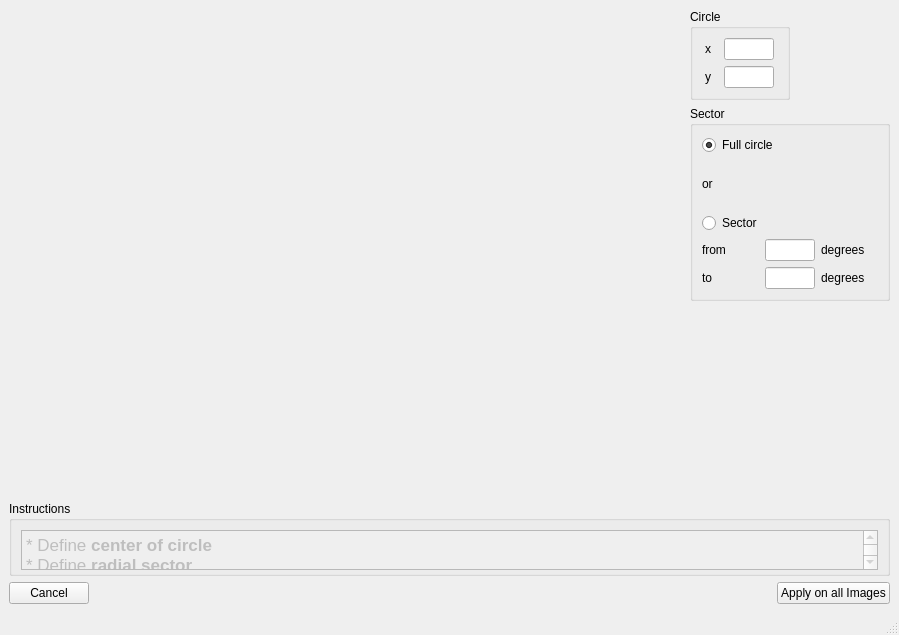
<?xml version="1.0" encoding="UTF-8"?>
<ui version="4.0">
 <class>MainWindow</class>
 <widget class="QMainWindow" name="MainWindow">
  <property name="geometry">
   <rect>
    <x>0</x>
    <y>0</y>
    <width>899</width>
    <height>635</height>
   </rect>
  </property>
  <property name="windowTitle">
   <string>MainWindow</string>
  </property>
  <widget class="QWidget" name="centralwidget">
   <layout class="QVBoxLayout" name="verticalLayout_4">
    <item>
     <layout class="QHBoxLayout" name="horizontalLayout_2">
      <item>
       <widget class="QWidget" name="widget" native="true">
        <property name="sizePolicy">
         <sizepolicy hsizetype="Expanding" vsizetype="Expanding">
          <horstretch>0</horstretch>
          <verstretch>0</verstretch>
         </sizepolicy>
        </property>
       </widget>
      </item>
      <item>
       <layout class="QVBoxLayout" name="verticalLayout_3">
        <item>
         <widget class="QGroupBox" name="groupBox_2">
          <property name="sizePolicy">
           <sizepolicy hsizetype="MinimumExpanding" vsizetype="Preferred">
            <horstretch>0</horstretch>
            <verstretch>0</verstretch>
           </sizepolicy>
          </property>
          <property name="maximumSize">
           <size>
            <width>100</width>
            <height>16777215</height>
           </size>
          </property>
          <property name="title">
           <string>Circle</string>
          </property>
          <layout class="QGridLayout" name="gridLayout">
           <item row="0" column="0">
            <widget class="QLabel" name="label">
             <property name="maximumSize">
              <size>
               <width>10</width>
               <height>16777215</height>
              </size>
             </property>
             <property name="text">
              <string>x</string>
             </property>
            </widget>
           </item>
           <item row="0" column="1">
            <widget class="QLineEdit" name="circle_x">
             <property name="maximumSize">
              <size>
               <width>50</width>
               <height>16777215</height>
              </size>
             </property>
            </widget>
           </item>
           <item row="1" column="0">
            <widget class="QLabel" name="label_2">
             <property name="text">
              <string>y</string>
             </property>
            </widget>
           </item>
           <item row="1" column="1">
            <widget class="QLineEdit" name="circle_y">
             <property name="maximumSize">
              <size>
               <width>50</width>
               <height>16777215</height>
              </size>
             </property>
            </widget>
           </item>
          </layout>
         </widget>
        </item>
        <item>
         <widget class="QGroupBox" name="groupBox_3">
          <property name="sizePolicy">
           <sizepolicy hsizetype="MinimumExpanding" vsizetype="MinimumExpanding">
            <horstretch>0</horstretch>
            <verstretch>0</verstretch>
           </sizepolicy>
          </property>
          <property name="maximumSize">
           <size>
            <width>200</width>
            <height>16777215</height>
           </size>
          </property>
          <property name="title">
           <string>Sector</string>
          </property>
          <layout class="QVBoxLayout" name="verticalLayout_2">
           <item>
            <widget class="QRadioButton" name="sector_full_circle">
             <property name="text">
              <string>Full circle</string>
             </property>
             <property name="checked">
              <bool>true</bool>
             </property>
            </widget>
           </item>
           <item>
            <widget class="QLabel" name="label_3">
             <property name="text">
              <string>or</string>
             </property>
            </widget>
           </item>
           <item>
            <widget class="QRadioButton" name="sector_sector">
             <property name="text">
              <string>Sector</string>
             </property>
            </widget>
           </item>
           <item>
            <layout class="QGridLayout" name="gridLayout_2">
             <item row="0" column="0">
              <widget class="QLabel" name="sector_from_label">
               <property name="text">
                <string>from</string>
               </property>
              </widget>
             </item>
             <item row="0" column="1">
              <widget class="QLineEdit" name="sector_from_value">
               <property name="maximumSize">
                <size>
                 <width>50</width>
                 <height>16777215</height>
                </size>
               </property>
              </widget>
             </item>
             <item row="0" column="2">
              <widget class="QLabel" name="sector_from_units">
               <property name="text">
                <string>degrees</string>
               </property>
              </widget>
             </item>
             <item row="1" column="0">
              <widget class="QLabel" name="sector_to_label">
               <property name="text">
                <string>to</string>
               </property>
              </widget>
             </item>
             <item row="1" column="1">
              <widget class="QLineEdit" name="sector_to_value">
               <property name="maximumSize">
                <size>
                 <width>50</width>
                 <height>16777215</height>
                </size>
               </property>
              </widget>
             </item>
             <item row="1" column="2">
              <widget class="QLabel" name="sector_to_units">
               <property name="text">
                <string>degrees</string>
               </property>
              </widget>
             </item>
            </layout>
           </item>
          </layout>
         </widget>
        </item>
        <item>
         <spacer name="verticalSpacer">
          <property name="orientation">
           <enum>Qt::Vertical</enum>
          </property>
          <property name="sizeHint" stdset="0">
           <size>
            <width>20</width>
            <height>40</height>
           </size>
          </property>
         </spacer>
        </item>
       </layout>
      </item>
     </layout>
    </item>
    <item>
     <widget class="QGroupBox" name="groupBox">
      <property name="sizePolicy">
       <sizepolicy hsizetype="Minimum" vsizetype="Preferred">
        <horstretch>0</horstretch>
        <verstretch>0</verstretch>
       </sizepolicy>
      </property>
      <property name="minimumSize">
       <size>
        <width>0</width>
        <height>60</height>
       </size>
      </property>
      <property name="maximumSize">
       <size>
        <width>16777215</width>
        <height>75</height>
       </size>
      </property>
      <property name="title">
       <string>Instructions</string>
      </property>
      <layout class="QVBoxLayout" name="verticalLayout">
       <item>
        <widget class="QTextBrowser" name="textBrowser">
         <property name="enabled">
          <bool>false</bool>
         </property>
         <property name="sizePolicy">
          <sizepolicy hsizetype="Minimum" vsizetype="Expanding">
           <horstretch>0</horstretch>
           <verstretch>0</verstretch>
          </sizepolicy>
         </property>
         <property name="minimumSize">
          <size>
           <width>0</width>
           <height>40</height>
          </size>
         </property>
         <property name="maximumSize">
          <size>
           <width>16777215</width>
           <height>40</height>
          </size>
         </property>
         <property name="html">
          <string>&lt;!DOCTYPE HTML PUBLIC &quot;-//W3C//DTD HTML 4.0//EN&quot; &quot;http://www.w3.org/TR/REC-html40/strict.dtd&quot;&gt;
&lt;html&gt;&lt;head&gt;&lt;meta name=&quot;qrichtext&quot; content=&quot;1&quot; /&gt;&lt;style type=&quot;text/css&quot;&gt;
p, li { white-space: pre-wrap; }
&lt;/style&gt;&lt;/head&gt;&lt;body style=&quot; font-family:'.SF NS Text'; font-size:13pt; font-weight:400; font-style:normal;&quot;&gt;
&lt;p style=&quot; margin-top:0px; margin-bottom:0px; margin-left:0px; margin-right:0px; -qt-block-indent:0; text-indent:0px;&quot;&gt;* Define &lt;span style=&quot; font-weight:600;&quot;&gt;center of circle&lt;/span&gt;&lt;/p&gt;
&lt;p style=&quot; margin-top:0px; margin-bottom:0px; margin-left:0px; margin-right:0px; -qt-block-indent:0; text-indent:0px;&quot;&gt;* Define &lt;span style=&quot; font-weight:600;&quot;&gt;radial sector&lt;/span&gt;&lt;/p&gt;&lt;/body&gt;&lt;/html&gt;</string>
         </property>
        </widget>
       </item>
      </layout>
     </widget>
    </item>
    <item>
     <layout class="QHBoxLayout" name="horizontalLayout">
      <item>
       <widget class="QPushButton" name="cancel_button">
        <property name="text">
         <string>Cancel</string>
        </property>
       </widget>
      </item>
      <item>
       <spacer name="horizontalSpacer">
        <property name="orientation">
         <enum>Qt::Horizontal</enum>
        </property>
        <property name="sizeHint" stdset="0">
         <size>
          <width>40</width>
          <height>20</height>
         </size>
        </property>
       </spacer>
      </item>
      <item>
       <widget class="QPushButton" name="apply_button">
        <property name="text">
         <string>Apply on all Images</string>
        </property>
       </widget>
      </item>
     </layout>
    </item>
   </layout>
  </widget>
  <widget class="QMenuBar" name="menubar">
   <property name="geometry">
    <rect>
     <x>0</x>
     <y>0</y>
     <width>899</width>
     <height>22</height>
    </rect>
   </property>
  </widget>
  <widget class="QStatusBar" name="statusbar"/>
 </widget>
 <resources/>
 <connections>
  <connection>
   <sender>cancel_button</sender>
   <signal>clicked()</signal>
   <receiver>MainWindow</receiver>
   <slot>cancel_clicked()</slot>
   <hints>
    <hint type="sourcelabel">
     <x>59</x>
     <y>602</y>
    </hint>
    <hint type="destinationlabel">
     <x>179</x>
     <y>478</y>
    </hint>
   </hints>
  </connection>
  <connection>
   <sender>apply_button</sender>
   <signal>clicked()</signal>
   <receiver>MainWindow</receiver>
   <slot>apply_clicked()</slot>
   <hints>
    <hint type="sourcelabel">
     <x>886</x>
     <y>602</y>
    </hint>
    <hint type="destinationlabel">
     <x>552</x>
     <y>492</y>
    </hint>
   </hints>
  </connection>
  <connection>
   <sender>circle_x</sender>
   <signal>returnPressed()</signal>
   <receiver>MainWindow</receiver>
   <slot>circle_center_changed()</slot>
   <hints>
    <hint type="sourcelabel">
     <x>518</x>
     <y>81</y>
    </hint>
    <hint type="destinationlabel">
     <x>655</x>
     <y>87</y>
    </hint>
   </hints>
  </connection>
  <connection>
   <sender>circle_y</sender>
   <signal>returnPressed()</signal>
   <receiver>MainWindow</receiver>
   <slot>circle_center_changed()</slot>
   <hints>
    <hint type="sourcelabel">
     <x>526</x>
     <y>106</y>
    </hint>
    <hint type="destinationlabel">
     <x>715</x>
     <y>115</y>
    </hint>
   </hints>
  </connection>
  <connection>
   <sender>sector_full_circle</sender>
   <signal>clicked()</signal>
   <receiver>MainWindow</receiver>
   <slot>sector_radio_button_changed()</slot>
   <hints>
    <hint type="sourcelabel">
     <x>531</x>
     <y>169</y>
    </hint>
    <hint type="destinationlabel">
     <x>726</x>
     <y>184</y>
    </hint>
   </hints>
  </connection>
  <connection>
   <sender>sector_sector</sender>
   <signal>clicked()</signal>
   <receiver>MainWindow</receiver>
   <slot>sector_radio_button_changed()</slot>
   <hints>
    <hint type="sourcelabel">
     <x>507</x>
     <y>234</y>
    </hint>
    <hint type="destinationlabel">
     <x>708</x>
     <y>243</y>
    </hint>
   </hints>
  </connection>
  <connection>
   <sender>sector_from_value</sender>
   <signal>returnPressed()</signal>
   <receiver>MainWindow</receiver>
   <slot>sector_changed()</slot>
   <hints>
    <hint type="sourcelabel">
     <x>565</x>
     <y>261</y>
    </hint>
    <hint type="destinationlabel">
     <x>770</x>
     <y>328</y>
    </hint>
   </hints>
  </connection>
  <connection>
   <sender>sector_to_value</sender>
   <signal>returnPressed()</signal>
   <receiver>MainWindow</receiver>
   <slot>sector_changed()</slot>
   <hints>
    <hint type="sourcelabel">
     <x>550</x>
     <y>289</y>
    </hint>
    <hint type="destinationlabel">
     <x>556</x>
     <y>364</y>
    </hint>
   </hints>
  </connection>
 </connections>
 <slots>
  <slot>cancel_clicked()</slot>
  <slot>apply_clicked()</slot>
  <slot>circle_center_changed()</slot>
  <slot>sector_radio_button_changed()</slot>
  <slot>sector_changed()</slot>
 </slots>
</ui>
